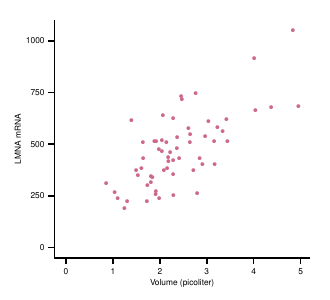

Source code (R):
library(ggplot2)

data <- read.delim('~/Dropbox/ExtractedData_131216/alldata_CRL.txt',header=T,stringsAsFactors=F)

lmna <- subset(data,gene %in% 'LMNA')

pdf('~/Dropbox/densitypaper/SupplementaryFigures/LMNA/LMNA.pdf',height=3,width=3.3)
ggplot(lmna,aes(x=volume/1000,y=cytoRNA)) +
  geom_point(col='palevioletred3',size=1.3) +
  expand_limits(x=0,y=0) +
  xlab('Volume (picoliter)') + ylab('LMNA mRNA') +
  theme_classic() + 
  theme(axis.title=element_text(size="6"), axis.text=element_text(size='6'))
dev.off()